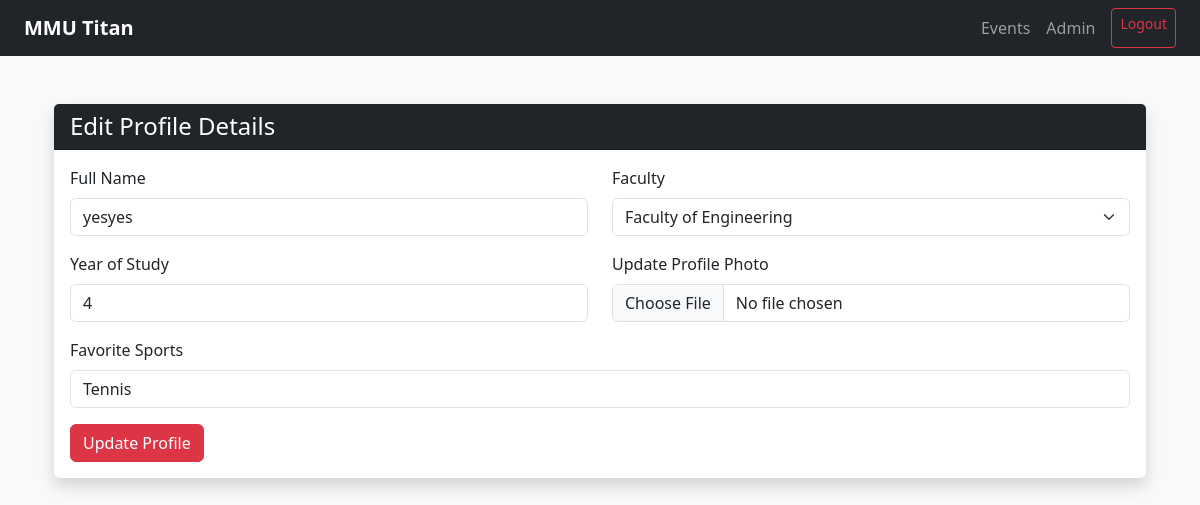
The app's page /profile/edit (signed in), older data.
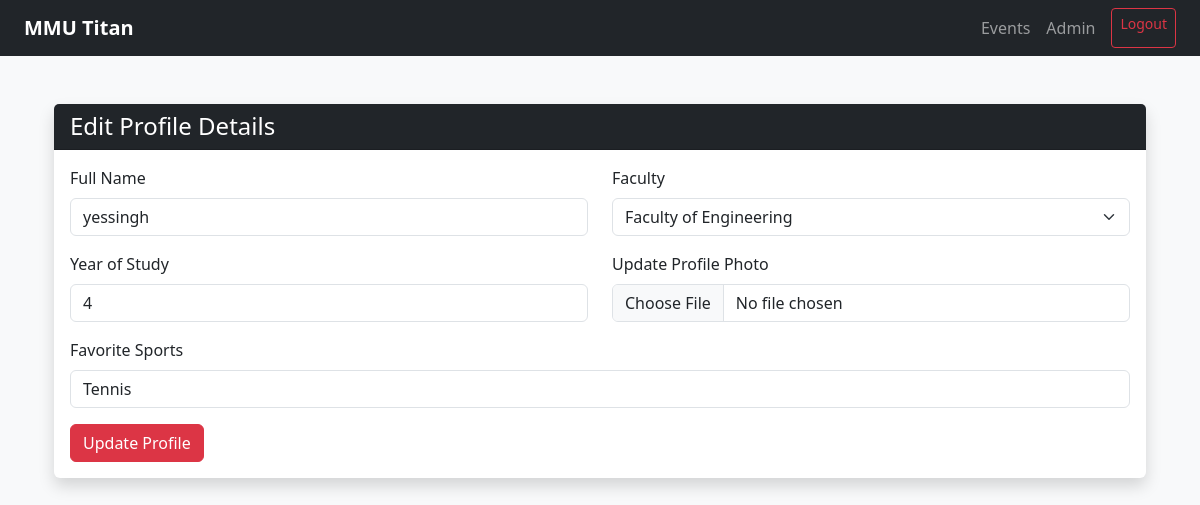
The same page, newer data.
### mmutitan/models.py (models this page shows)
class User(UserMixin, db.Model):
    id = db.Column(db.Integer, primary_key=True)
    name = db.Column(db.String(100), nullable=False)
    email = db.Column(db.String(120), unique=True, nullable=False)
    password = db.Column(db.String(200), nullable=False)
    faculty = db.Column(db.String(100))
    year = db.Column(db.Integer)
    sport_preferences = db.Column(db.String(200))
    profile_photo = db.Column(db.String(200), default='default.jpg')
    is_admin = db.Column(db.Boolean, default=False)
    created_at = db.Column(db.DateTime, default=datetime.utcnow)
    badges = db.relationship('Badge', secondary=user_badges, backref=db.backref('users', lazy='dynamic'))

### mmutitan/app.py (the view)
    @app.route('/profile/edit', methods=['GET', 'POST'])
    @login_required
    def edit_profile():
        form = UpdateProfileForm()
        if form.validate_on_submit():
            if form.profile_photo.data:
                picture_file = save_picture(form.profile_photo.data)
                current_user.profile_photo = picture_file
            current_user.name = form.name.data
            current_user.faculty = form.faculty.data
            current_user.year = form.year.data
            current_user.sport_preferences = form.sport_preferences.data
            db.session.commit()
            flash('Your profile has been updated!', 'success')
            return redirect(url_for('profile'))
        elif request.method == 'GET':
            form.name.data = current_user.name
            form.faculty.data = current_user.faculty
            form.year.data = current_user.year
            form.sport_preferences.data = current_user.sport_preferences
        return render_template('edit_profile.html', title='Edit Profile', form=form)

### mmutitan/forms.py
class UpdateProfileForm(FlaskForm):
    name = StringField('Full Name', validators=[DataRequired(), Length(min=2, max=100)])
    faculty = SelectField('Faculty', choices=[
        ('FCI', 'Faculty of Computing & Informatics'),
        ('FOE', 'Faculty of Engineering'),
        ('FOM', 'Faculty of Management'),
        ('FCM', 'Faculty of Creative Multimedia'),
        ('FOL', 'Faculty of Law')
    ])
    year = IntegerField('Year of Study', validators=[DataRequired()])
    sport_preferences = StringField('Favorite Sports')
    profile_photo = FileField('Update Profile Photo', validators=[FileAllowed(['jpg', 'png', 'jpeg'])])
    submit = SubmitField('Update Profile')

### mmutitan/models.py (called while the page is built)
@login_manager.user_loader
def load_user(user_id):
    return User.query.get(int(user_id))

### mmutitan/templates/edit_profile.html (shortened to what this page needs)
{% extends "base.html" %}
{% block content %}
<div class="container mt-5">
    <div class="card shadow border-0">
        <div class="card-header bg-dark text-white">
            <h4 class="mb-0">Edit Profile Details</h4>
        </div>
        <div class="card-body">
            <form method="POST" enctype="multipart/form-data">
                <div class="row mb-3">
                    <div class="col-md-6">
                        {{ form.name.label(class="form-label") }}
                        {{ form.name(class="form-control") }}
                    </div>
                    <div class="col-md-6">
                        {{ form.faculty.label(class="form-label") }}
                        {{ form.faculty(class="form-select") }}
                    </div>
                </div>
                <div class="row mb-3">
                    <div class="col-md-6">
                        {{ form.year.label(class="form-label") }}
                        {{ form.year(class="form-control") }}
                    </div>
                    <div class="col-md-6">
                        {{ form.profile_photo.label(class="form-label") }}
                        {{ form.profile_photo(class="form-control") }}
                    </div>
                </div>
                <div class="mb-3">
                    {{ form.sport_preferences.label(class="form-label") }}
                    {{ form.sport_preferences(class="form-control") }}
                </div>
                {{ form.submit(class="btn btn-danger") }}
            </form>
        </div>
    </div>
</div>
{% endblock %}

Row changes from the older to the newer data that the page shows:
changed User "Faculty of Engineering": name "yesyes" → "yessingh"
